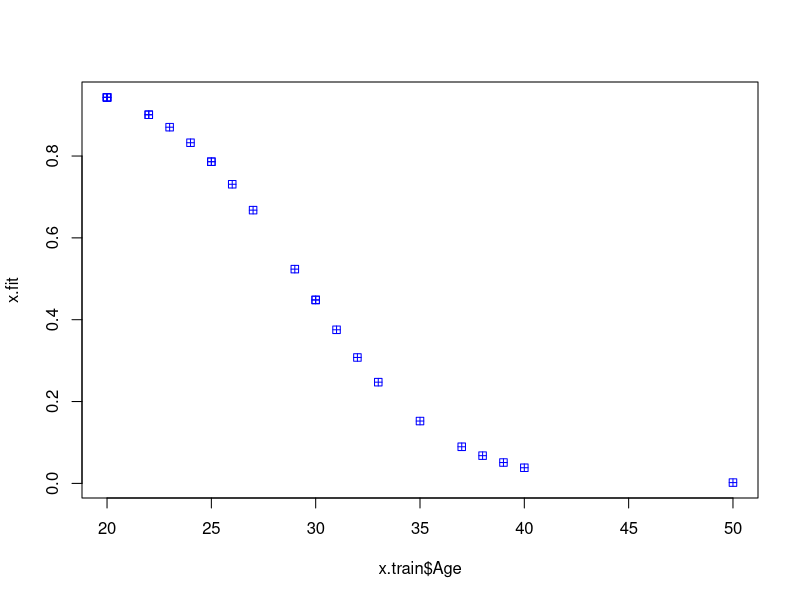
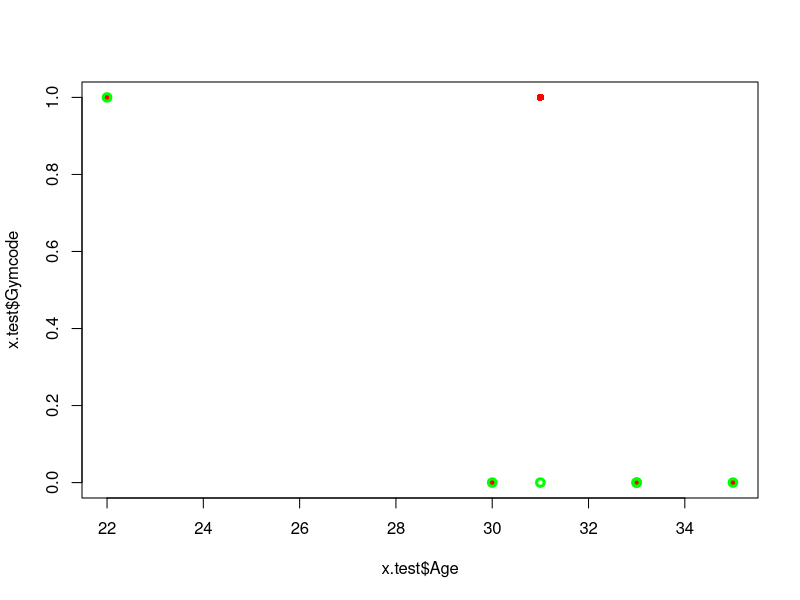
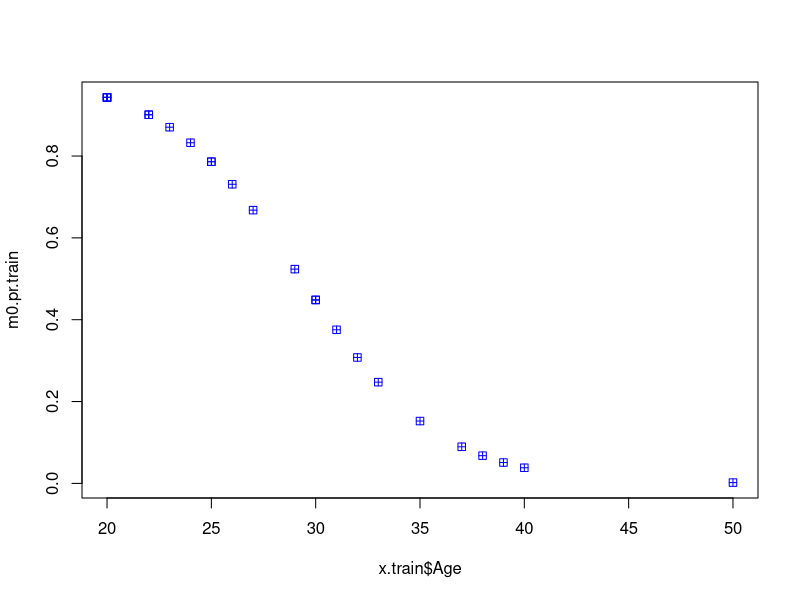
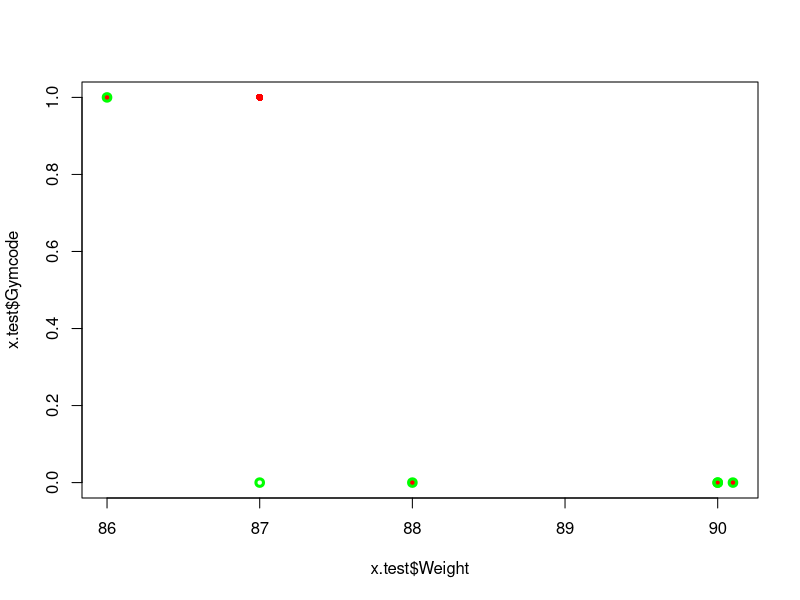

Here is the R script that generated these plots, in order:
#+Supervised Learning: Classification

setwd("G:/My Drive/Spring23/ITC360/Datasets/DMSP23/DataMinigSP23")
x=read.csv("employee.csv")
names(x)
dim(x)
names(x)
#
s=sample(nrow(x), 24)
x.train=x[s,]
x.test=x[-s,]
###Model 0
L.m0=glm(Gymcode~Age, family = "binomial", data = x.train)
x.fit=fitted(L.m0, x.train)
x.fit
plot(x.train$Age, x.fit, col="blue", pch=12)

###Make predication with the model 
m0_pr=predict(L.m0, x.test)
m0_pr
cl0_pr=ifelse(m0_pr>0.5, 1, 0)   #dummy variable
table(x.test$Gymcode, cl0_pr)   #confussion matrix

#error rate=/6 =
plot(x.test$Age, x.test$Gymcode, col='red', pch=16)
points(x.test$Age, cl0_pr, col='green', lwd=3)


###Model 1
names(x)
L.m1=glm(Gymcode~Weight, family = "binomial", data = x.train)

m0.pr.train=fitted(L.m0, x.train)
#summary(m0.pr.train)
plot(x.train$Age, m0.pr.train, col="blue", pch=12)

###Make predication with the model 
m1_pr=predict(L.m1, x.test)
cl1_pr=ifelse(m1_pr>0.5, 1, 0)
table(x.test$Gymcode, cl1_pr)
##error rate=/6=

plot(x.test$Weight, x.test$Gymcode, col='red', pch=16)
points(x.test$Weight, cl1_pr, col='green', lwd=3)

## >> choose model


##New data 
Age.new=data.frame(Age=c(20, 26, 60))
cl_pred_new=predict(L.m0, Age.new)
cl_pred_new
class_new=ifelse(cl_pred_new>0.5, 1, 0)
class_new
